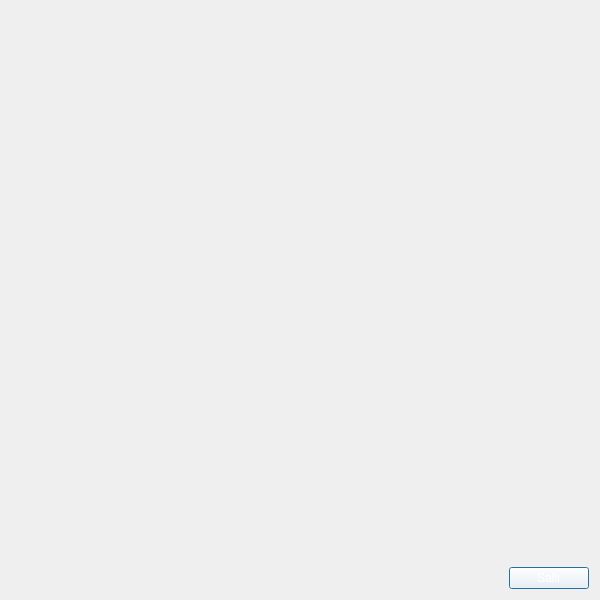
<?xml version="1.0" encoding="UTF-8"?>
<ui version="4.0">
 <class>Dialog</class>
 <widget class="QDialog" name="Dialog">
  <property name="geometry">
   <rect>
    <x>0</x>
    <y>0</y>
    <width>600</width>
    <height>600</height>
   </rect>
  </property>
  <property name="windowTitle">
   <string>Malthus1</string>
  </property>
  <property name="styleSheet">
   <string notr="true">background-image: url(:/fondo.jpg);</string>
  </property>
  <layout class="QGridLayout" name="gridLayout">
   <item row="0" column="2">
    <spacer name="verticalSpacer">
     <property name="orientation">
      <enum>Qt::Vertical</enum>
     </property>
     <property name="sizeHint" stdset="0">
      <size>
       <width>20</width>
       <height>550</height>
      </size>
     </property>
    </spacer>
   </item>
   <item row="1" column="0">
    <spacer name="horizontalSpacer">
     <property name="orientation">
      <enum>Qt::Horizontal</enum>
     </property>
     <property name="sizeHint" stdset="0">
      <size>
       <width>493</width>
       <height>20</height>
      </size>
     </property>
    </spacer>
   </item>
   <item row="1" column="1" colspan="2">
    <widget class="QPushButton" name="pushButton">
     <property name="styleSheet">
      <string notr="true">background-color: rgb(255, 255, 255);
color: rgb(255, 255, 255);</string>
     </property>
     <property name="text">
      <string>Salir</string>
     </property>
    </widget>
   </item>
  </layout>
 </widget>
 <resources/>
 <connections/>
</ui>
